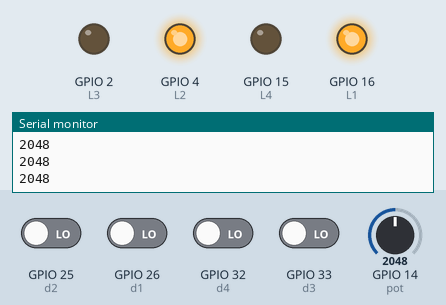
The sketch below on a simulated ESP32. Parts: output pins drawn as LEDs (lit = HIGH), the last lines printed to the serial monitor. Dashed ring = blinking. Inputs (shaded band) come from the test bench; at power-on: GPIO 25 (d2), GPIO 26 (d1), GPIO 32 (d4), GPIO 33 (d3) LOW, GPIO 14 (pot) = 2048.

Above: at 1.2 s.
1.3 s: GPIO 14 (pot) set to 32
2.8 s: GPIO 14 (pot) set to 28
At 3.3 s:
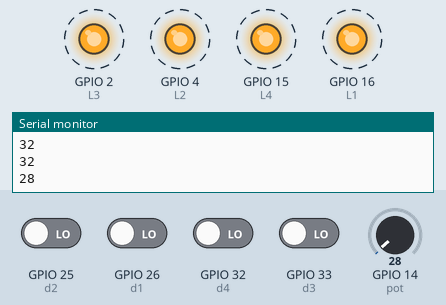
5.8 s: GPIO 32 (d4) driven HIGH
At 6.5 s:
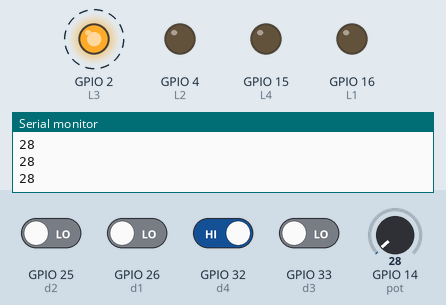
8.8 s: GPIO 14 (pot) set to 491
At 9.8 s:
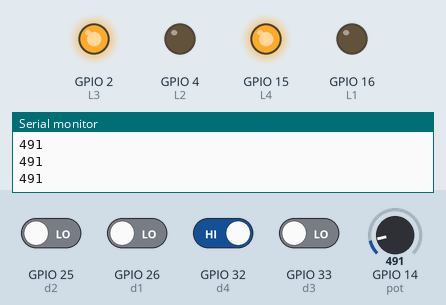
10.7 s: GPIO 14 (pot) set to 0
At 10.8 s:
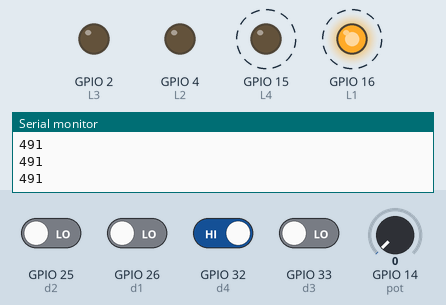
13.7 s: GPIO 14 (pot) set to 70
At 13.8 s:
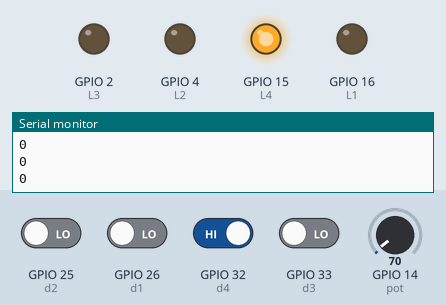
Timing chart, 0 to 16.4 s (numbered marks = the images above; inputs shaded):
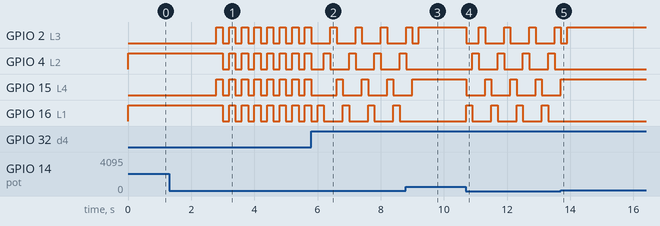

Measured:
- the behaviour switches between 31 and 30 on GPIO 14 (pot) (found by bisection; images 0 and 1)
- after the input at 2.8 s, GPIO 2 (L3), GPIO 15 (L4): alternates HIGH for 0.20 s and LOW for 0.20 s, starting at once; GPIO 4 (L2), GPIO 16 (L1): alternates HIGH for 0.20 s and LOW for 0.20 s, starting after 0.20 s
- after the input at 5.8 s, GPIO 2 (L3): alternates HIGH for 0.20 s and LOW for 0.60 s, starting after 0.60 s
- after the input at 8.8 s, GPIO 4 (L2): goes on until 8.8 s, then stays LOW; GPIO 15 (L4): goes on until 9.0 s, then stays HIGH; GPIO 16 (L1): stops changing and stays LOW
- after the input at 10.7 s, GPIO 2 (L3): HIGH → LOW at once, then repeats every 0.80 s: HIGH 0.20 s, LOW 0.60 s; GPIO 4 (L2): alternates HIGH for 0.20 s and LOW for 0.60 s, starting after 0.20 s; GPIO 15 (L4), GPIO 16 (L1): alternates HIGH for 0.20 s and LOW for 0.60 s, starting at once
- after the input at 13.7 s, GPIO 4 (L2), GPIO 16 (L1): stops changing and stays LOW; GPIO 15 (L4): goes on until 13.7 s, then stays HIGH

The sketch:

CASE.ino
```cpp
// C++ code
//

int d4 = 32;
int d3 = 33;
int d2 = 25;
int d1 = 26;

int L1 = 16;
int L2 = 4;
int L3 = 2;
int L4 = 15;

int WT = 200;

int pot = 14;

int valorleido = 0;

void setup()
{
  Serial.begin(9600);

  pinMode(d1, INPUT);
  pinMode(d2, INPUT);
  pinMode(d3, INPUT);
  pinMode(d4, INPUT);

  pinMode(L1, OUTPUT);
  pinMode(L2, OUTPUT);
  pinMode(L3, OUTPUT);
  pinMode(L4, OUTPUT);

  pinMode(pot, INPUT);

}

void loop()
{

  valorleido = analogRead (pot);
  Serial.println(valorleido);

  int est_d1 = digitalRead (d1);
  int est_d2 = digitalRead (d2);
  int est_d3 = digitalRead (d3);
  int est_d4 = digitalRead (d4);

  int dipsw = (est_d1*1) + (est_d2*2) + (est_d3*4)+ (est_d4*8);

  int valorpot = analogRead (pot);

int condicion = 0;


if(valorpot > 30 && dipsw <= 7)
{
  condicion = 1;
}
else if(valorpot > 30 && dipsw > 7)
{
  condicion = 2;
}
else if(valorpot <= 30 && dipsw <= 7)
{
  condicion = 3;
}
else if(valorpot <= 30 && dipsw > 7)
{
  condicion = 4;
}

switch(condicion)
{
  case 1:


    digitalWrite(L1, HIGH);
    digitalWrite(L2, HIGH);
    digitalWrite(L3, LOW);
    digitalWrite(L4, LOW);

  break;

  case 2:


    digitalWrite(L1, LOW);
    digitalWrite(L2, LOW);
    digitalWrite(L3, HIGH);
    digitalWrite(L4, HIGH);

  break;

  case 3:


  digitalWrite(L1, HIGH);
    digitalWrite(L2,HIGH);
    digitalWrite(L3,HIGH);
    digitalWrite(L4, HIGH);

    delay(WT);

    digitalWrite(L1, LOW);
    digitalWrite(L2, LOW);
    digitalWrite(L3, LOW);
    digitalWrite(L4, LOW);

   delay(WT);


  break;

  case 4:

  digitalWrite(L1, HIGH);
    digitalWrite(L2, LOW);
    digitalWrite(L3, LOW);
    digitalWrite(L4, LOW);
    delay(WT);

    digitalWrite(L1, LOW);
    digitalWrite(L2, HIGH);
    digitalWrite(L3, LOW);
    digitalWrite(L4, LOW);
    delay(WT);

    digitalWrite(L1, LOW);
    digitalWrite(L2, LOW);
    digitalWrite(L3, HIGH);
    digitalWrite(L4, LOW);
    delay(WT);

    digitalWrite(L1, LOW);
    digitalWrite(L2, LOW);
    digitalWrite(L3, LOW);
    digitalWrite(L4, HIGH);
    delay(WT);
  break;
}


}


  
```
